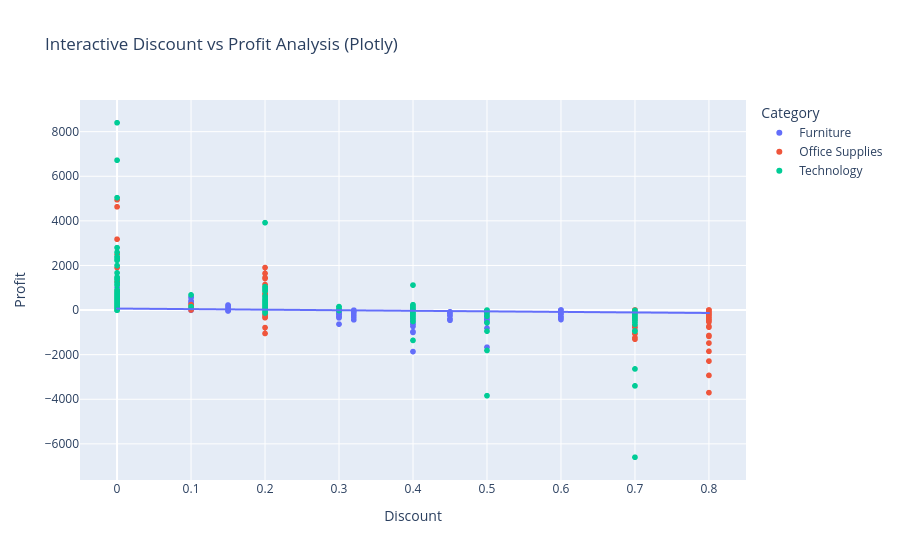

Source (notebook cell):
### Markdown cell above
- ⚙️ Rebuild one interactive chart with Plotly Express. Briefly compare advantages/disadvantages vs. Matplotlib + ipywidgets.

### Code cell
# Advanced: Plotly comparison
import plotly.express as px
import plotly.graph_objects as go

# Create interactive Plotly version of discount analysis
fig = px.scatter(
    df,
    x="Discount",
    y="Profit",
    color="Category",
    hover_data=["Product Name", "Sales"],
    title="Interactive Discount vs Profit Analysis (Plotly)",
)

# Add trendline
fig.add_traces(px.scatter(df, x="Discount", y="Profit", trendline="ols").data[1])

fig.show()

print("PLOTLY vs MATPLOTLIB COMPARISON:")
print("Plotly Advantages:")
print("• Built-in interactivity (zoom, pan, hover)")
print("• Easy to share online")
print("• Professional tooltips and legends")
print("• Automatic responsive design")
print()
print("Matplotlib + ipywidgets Advantages:")
print("• More customization control")
print("• Better integration with Jupyter workflows")
print("• Smaller file sizes")
print("• Familiar to Python data scientists")

### Figure 1 — Plotly figure (JSON) as saved in the notebook; plotly's stock layout.template omitted (floating-point values rounded to 4 significant figures; data arrays with more than 128 entries replaced by an {"elided": "..."} marker saying what was removed)
{"data": [{"customdata": {"elided": "2121x2 mixed values"}, "hovertemplate": "Category=Furniture<br>Discount=%{x}<br>Profit=%{y}<br>Product Name=%{customdata[0]}<br>Sales=%{customdata[1]}<extra></extra>", "legendgroup": "Furniture", "marker": {"color": "#636efa", "symbol": "circle"}, "mode": "markers", "name": "Furniture", "showlegend": true, "type": "scattergl", "x": {"elided": "2121 float values"}, "xaxis": "x", "y": {"elided": "2121 float values"}, "yaxis": "y"}, {"customdata": {"elided": "6026x2 mixed values"}, "hovertemplate": "Category=Office Supplies<br>Discount=%{x}<br>Profit=%{y}<br>Product Name=%{customdata[0]}<br>Sales=%{customdata[1]}<extra></extra>", "legendgroup": "Office Supplies", "marker": {"color": "#EF553B", "symbol": "circle"}, "mode": "markers", "name": "Office Supplies", "showlegend": true, "type": "scattergl", "x": {"elided": "6026 float values"}, "xaxis": "x", "y": {"elided": "6026 float values"}, "yaxis": "y"}, {"customdata": {"elided": "1847x2 mixed values"}, "hovertemplate": "Category=Technology<br>Discount=%{x}<br>Profit=%{y}<br>Product Name=%{customdata[0]}<br>Sales=%{customdata[1]}<extra></extra>", "legendgroup": "Technology", "marker": {"color": "#00cc96", "symbol": "circle"}, "mode": "markers", "name": "Technology", "showlegend": true, "type": "scattergl", "x": {"elided": "1847 float values"}, "xaxis": "x", "y": {"elided": "1847 float values"}, "yaxis": "y"}, {"hovertemplate": "<b>OLS trendline</b><br>Profit = -249.051 * Discount + 67.5594<br>R<sup>2</sup>=0.048175<br><br>Discount=%{x}<br>Profit=%{y} <b>(trend)</b><extra></extra>", "legendgroup": "", "marker": {"color": "#636efa", "symbol": "circle"}, "mode": "lines", "name": "", "showlegend": false, "type": "scattergl", "x": {"elided": "9994 float values"}, "xaxis": "x", "y": {"elided": "9994 float values"}, "yaxis": "y"}], "layout": {"legend": {"title": {"text": "Category"}, "tracegroupgap": 0}, "title": {"text": "Interactive Discount vs Profit Analysis (Plotly)"}, "xaxis": {"anchor": "y", "domain": [0, 1], "title": {"text": "Discount"}}, "yaxis": {"anchor": "x", "domain": [0, 1], "title": {"text": "Profit"}}}}
